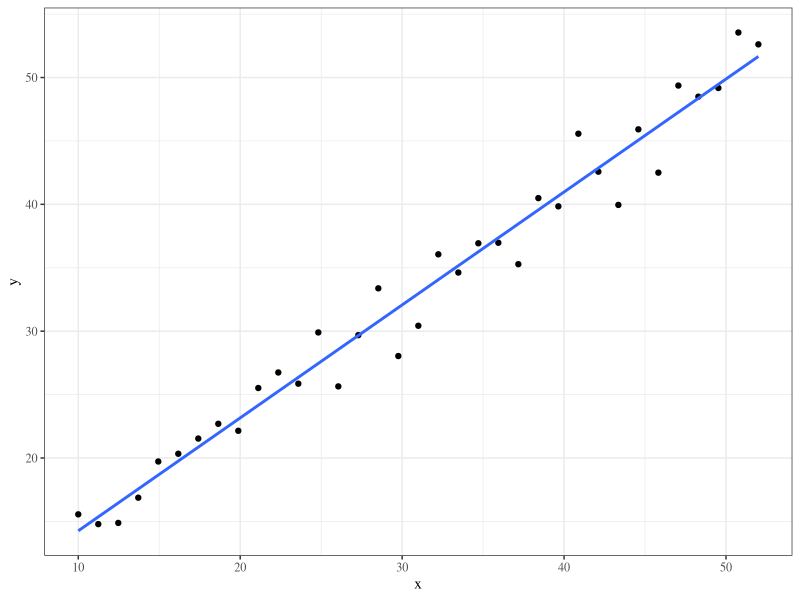
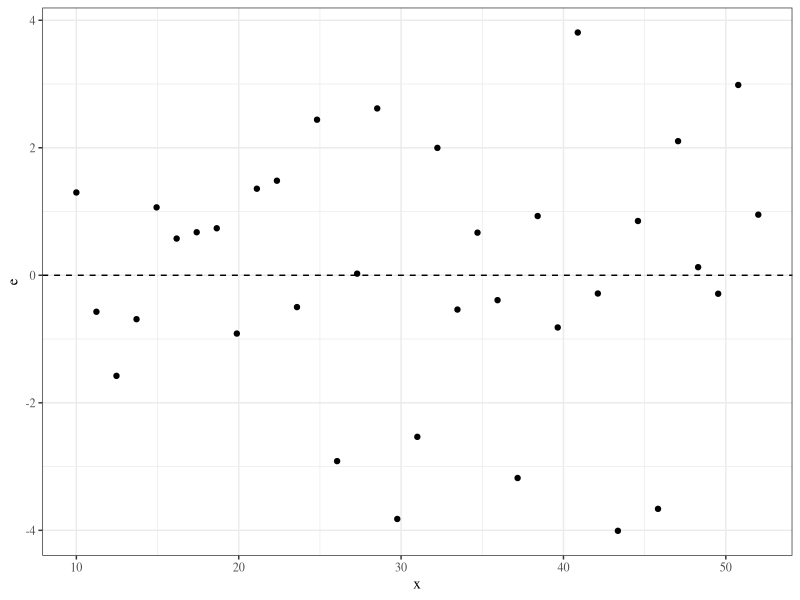
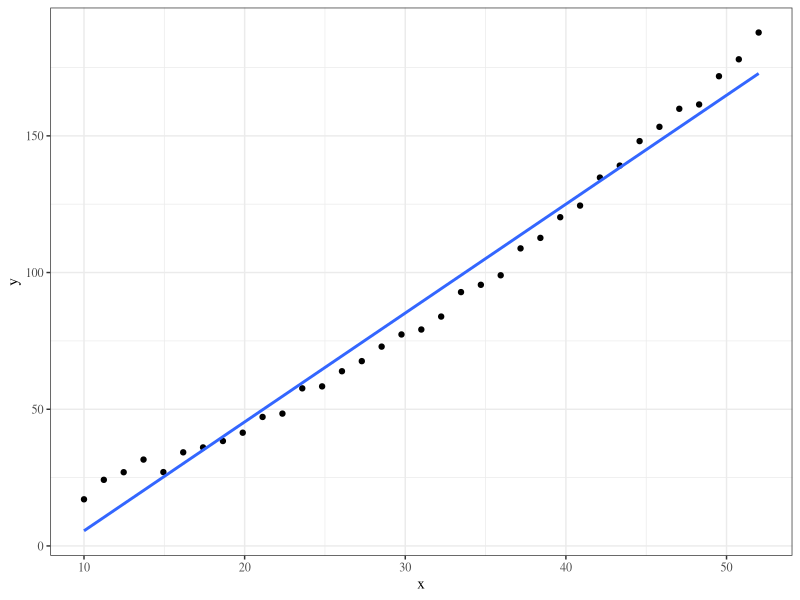
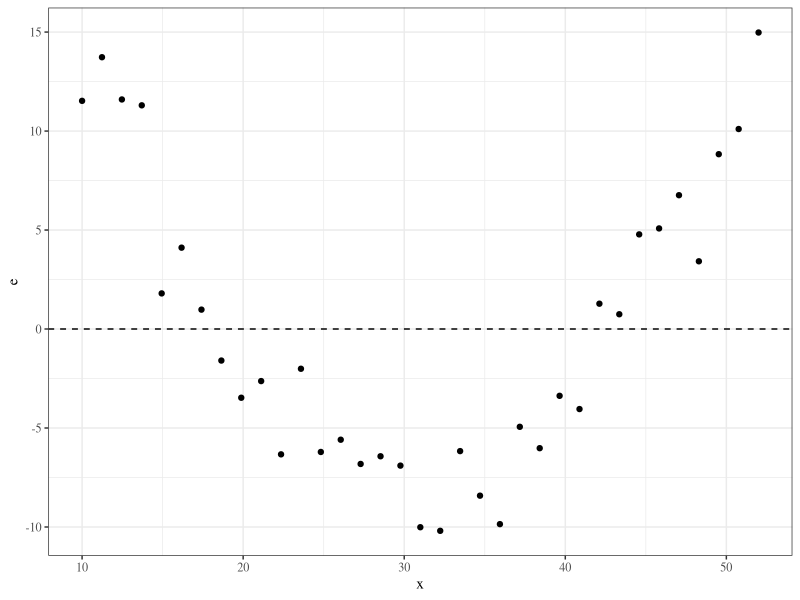
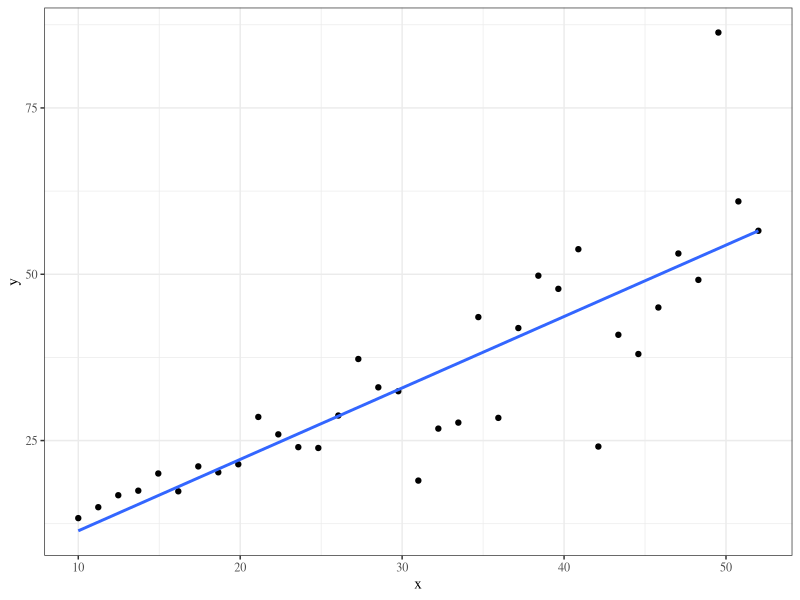
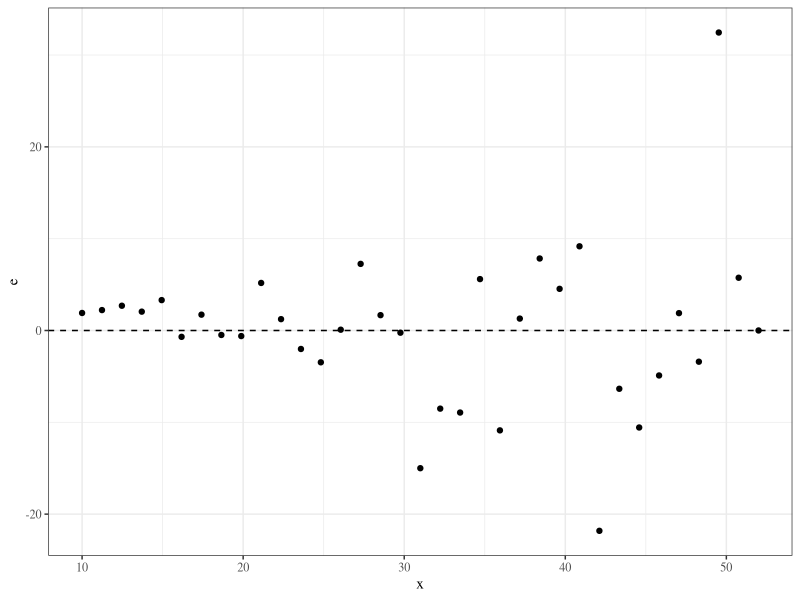

The R script that drew these images, in order:
## ---- chunk 1
library(knitr)
library(tidyverse)
library(xtable)
library(MASS)

knitr::opts_chunk$set(echo=FALSE, message=FALSE, warning=FALSE, fig.height = 2)
theme_set(theme_bw(base_family = "serif"))

set.seed(305)
## ---- chunk 2
b0 <- 4.67
b1 <- .92

perfect <- data.frame(x = seq(10, 52, length.out = 35)) %>%
  mutate(y = b0 + b1*x + rnorm(n(), 0, 2))

pattern <- data.frame(x = seq(10, 52, length.out = 35)) %>%
  mutate(y = b0 + b1*x + .05*x^2 + rnorm(n(), 0, 2))

fan <- data.frame(x = seq(10, 52, length.out = 35)) %>%
  mutate(y = b0 + b1*x + (x/20)^2*rnorm(n(), 0, 2))

ggplot(perfect, aes(x, y)) + geom_point() + geom_smooth(method = "lm", se = FALSE)

qplot(perfect$x, lm(y ~ x, data = perfect)$residuals, geom = "point") + xlab("x") + ylab("e") + geom_hline(aes(yintercept=0), lty=2)
## ---- chunk 3
ggplot(pattern, aes(x, y)) + geom_point() + geom_smooth(method = "lm", se = FALSE)

qplot(pattern$x, lm(y ~ x, data = pattern)$residuals, geom = "point") + xlab("x") + ylab("e") + geom_hline(aes(yintercept=0), lty=2)
## ---- chunk 4
ggplot(fan, aes(x, y)) + geom_point() + geom_smooth(method = "lm", se = FALSE)

qplot(fan$x, lm(y ~ x, data = fan)$residuals, geom = "point") + xlab("x") + ylab("e") + geom_hline(aes(yintercept=0), lty=2)


